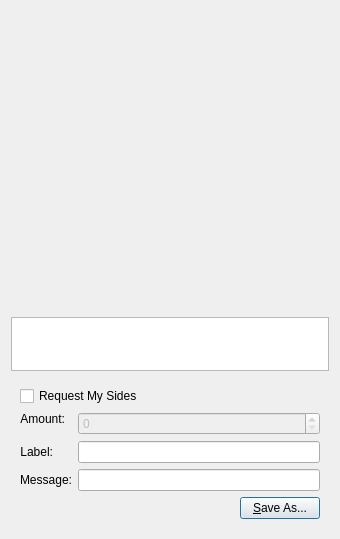
<?xml version="1.0" encoding="UTF-8"?>
<ui version="4.0">
 <class>QRCodeDialog</class>
 <widget class="QDialog" name="QRCodeDialog">
  <property name="geometry">
   <rect>
    <x>0</x>
    <y>0</y>
    <width>340</width>
    <height>539</height>
   </rect>
  </property>
  <property name="windowTitle">
   <string>QR Code Dialog</string>
  </property>
  <layout class="QVBoxLayout" name="verticalLayout_3">
   <item>
    <widget class="QLabel" name="lblQRCode">
     <property name="sizePolicy">
      <sizepolicy hsizetype="Expanding" vsizetype="Expanding">
       <horstretch>0</horstretch>
       <verstretch>0</verstretch>
      </sizepolicy>
     </property>
     <property name="minimumSize">
      <size>
       <width>300</width>
       <height>300</height>
      </size>
     </property>
     <property name="textFormat">
      <enum>Qt::PlainText</enum>
     </property>
     <property name="alignment">
      <set>Qt::AlignCenter</set>
     </property>
     <property name="wordWrap">
      <bool>true</bool>
     </property>
    </widget>
   </item>
   <item>
    <widget class="QPlainTextEdit" name="outUri">
     <property name="sizePolicy">
      <sizepolicy hsizetype="Expanding" vsizetype="Minimum">
       <horstretch>0</horstretch>
       <verstretch>0</verstretch>
      </sizepolicy>
     </property>
     <property name="minimumSize">
      <size>
       <width>0</width>
       <height>50</height>
      </size>
     </property>
     <property name="tabChangesFocus">
      <bool>true</bool>
     </property>
     <property name="textInteractionFlags">
      <set>Qt::TextSelectableByKeyboard|Qt::TextSelectableByMouse</set>
     </property>
    </widget>
   </item>
   <item>
    <widget class="QWidget" name="widget" native="true">
     <layout class="QVBoxLayout" name="verticalLayout_2">
      <item>
       <widget class="QCheckBox" name="chkReqPayment">
        <property name="enabled">
         <bool>true</bool>
        </property>
        <property name="text">
         <string>Request My Sides</string>
        </property>
       </widget>
      </item>
      <item>
       <layout class="QFormLayout" name="formLayout">
        <property name="fieldGrowthPolicy">
         <enum>QFormLayout::AllNonFixedFieldsGrow</enum>
        </property>
        <item row="1" column="0">
         <widget class="QLabel" name="lblLabel">
          <property name="text">
           <string>Label:</string>
          </property>
          <property name="textFormat">
           <enum>Qt::PlainText</enum>
          </property>
          <property name="alignment">
           <set>Qt::AlignRight|Qt::AlignTrailing|Qt::AlignVCenter</set>
          </property>
          <property name="buddy">
           <cstring>lnLabel</cstring>
          </property>
         </widget>
        </item>
        <item row="1" column="1">
         <widget class="QLineEdit" name="lnLabel"/>
        </item>
        <item row="2" column="0">
         <widget class="QLabel" name="lblMessage">
          <property name="text">
           <string>Message:</string>
          </property>
          <property name="textFormat">
           <enum>Qt::PlainText</enum>
          </property>
          <property name="alignment">
           <set>Qt::AlignRight|Qt::AlignTrailing|Qt::AlignVCenter</set>
          </property>
          <property name="buddy">
           <cstring>lnMessage</cstring>
          </property>
         </widget>
        </item>
        <item row="2" column="1">
         <widget class="QLineEdit" name="lnMessage"/>
        </item>
        <item row="0" column="0">
         <widget class="QLabel" name="lblAmount">
          <property name="sizePolicy">
           <sizepolicy hsizetype="Preferred" vsizetype="Maximum">
            <horstretch>0</horstretch>
            <verstretch>0</verstretch>
           </sizepolicy>
          </property>
          <property name="text">
           <string>Amount:</string>
          </property>
          <property name="textFormat">
           <enum>Qt::PlainText</enum>
          </property>
          <property name="alignment">
           <set>Qt::AlignRight|Qt::AlignTrailing|Qt::AlignVCenter</set>
          </property>
          <property name="buddy">
           <cstring>lnReqAmount</cstring>
          </property>
         </widget>
        </item>
        <item row="0" column="1">
         <widget class="BitcoinAmountField" name="lnReqAmount">
          <property name="enabled">
           <bool>false</bool>
          </property>
          <property name="minimumSize">
           <size>
            <width>80</width>
            <height>0</height>
           </size>
          </property>
         </widget>
        </item>
       </layout>
      </item>
      <item>
       <layout class="QHBoxLayout" name="horizontalLayout">
        <item>
         <spacer name="horizontalSpacer">
          <property name="orientation">
           <enum>Qt::Horizontal</enum>
          </property>
          <property name="sizeHint" stdset="0">
           <size>
            <width>40</width>
            <height>20</height>
           </size>
          </property>
         </spacer>
        </item>
        <item>
         <widget class="QPushButton" name="btnSaveAs">
          <property name="text">
           <string>&amp;Save As...</string>
          </property>
         </widget>
        </item>
       </layout>
      </item>
     </layout>
    </widget>
   </item>
  </layout>
 </widget>
 <customwidgets>
  <customwidget>
   <class>BitcoinAmountField</class>
   <extends>QSpinBox</extends>
   <header>bitcoinamountfield.h</header>
  </customwidget>
 </customwidgets>
 <resources/>
 <connections>
  <connection>
   <sender>chkReqPayment</sender>
   <signal>clicked(bool)</signal>
   <receiver>lnReqAmount</receiver>
   <slot>setEnabled(bool)</slot>
   <hints>
    <hint type="sourcelabel">
     <x>92</x>
     <y>285</y>
    </hint>
    <hint type="destinationlabel">
     <x>98</x>
     <y>311</y>
    </hint>
   </hints>
  </connection>
 </connections>
</ui>
